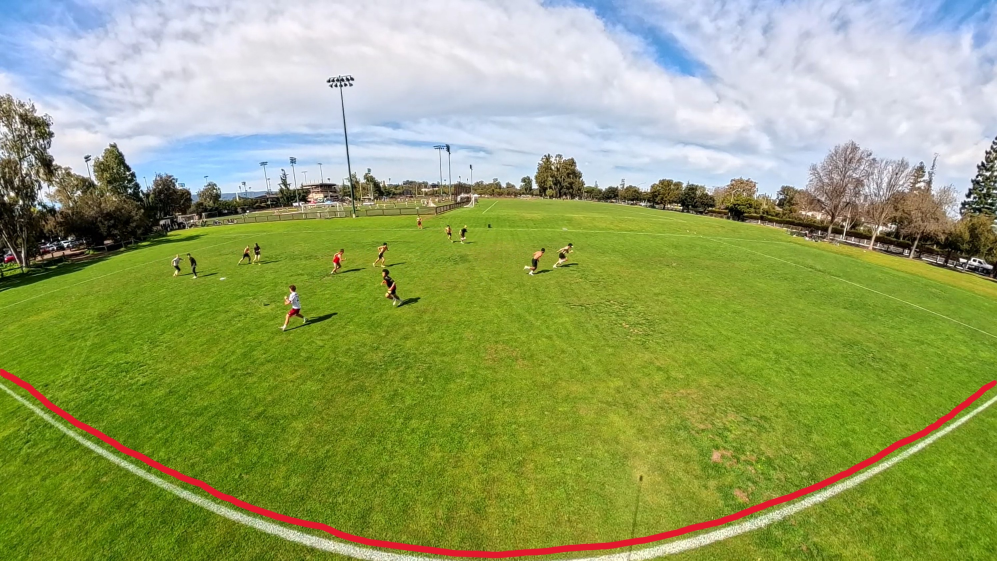
#> input picture marked.jpg, 2991 x 1682 px (shown at 1/3 size)
$ python tune_distortion.py ../marked.jpg
#> lines starting #> are read from the running program, lines starting #| are printed output that depends on the picture
### src/lens_distortion.py
"""
Lens distortion correction using OpenCV's fisheye model.

This camera uses a wide-angle fisheye lens. Parameters were determined
manually via tune_distortion.py by verifying that the field boundary line
becomes straight after undistortion.

Saved params (data/distortion_params.json):
    model : "fisheye"
    fx    : fisheye focal length in pixels (~1200 for this camera)
    cx/cy : principal point (image centre)
    k1-k4 : fisheye distortion coefficients (k1=-0.05 corrects this lens)
"""

import json
from pathlib import Path

import cv2
import numpy as np


# ---------------------------------------------------------------------------
# Core API
# ---------------------------------------------------------------------------

def build_camera_matrix(params: dict) -> tuple[np.ndarray, np.ndarray]:
    """
    Return (K, D) from a params dict.

    K : 3×3 camera intrinsics matrix
    D : (4,) fisheye distortion coefficients [k1, k2, k3, k4]
    """
    K = np.array([
        [params["fx"], 0,            params["cx"]],
        [0,            params["fx"], params["cy"]],
        [0,            0,            1           ],
    ], dtype=np.float64)
    D = np.array(
        [params.get("k1", 0.0), params.get("k2", 0.0),
         params.get("k3", 0.0), params.get("k4", 0.0)],
        dtype=np.float64,
    )
    return K, D


def _output_camera_matrix(params: dict, out_fx: float | None = None) -> np.ndarray:
    """
    Build the output (rectilinear) camera matrix for undistortion.

    out_fx controls the output zoom level.  Checked in order:
      1. explicit out_fx argument
      2. params["out_fx"] if present
      3. params["fx"] (no zoom change at centre)
    Smaller out_fx = wider field of view.
    """
    fx = out_fx if out_fx is not None else params.get("out_fx", params["fx"])
    return np.array([
        [fx, 0,  params["cx"]],
        [0,  fx, params["cy"]],
        [0,  0,  1           ],
    ], dtype=np.float64)


def undistort_image(
    image: np.ndarray,
    params: dict,
    out_fx: float | None = None,
) -> np.ndarray:
    """
    Undistort an image using the fisheye model.

    out_fx : focal length of the output rectilinear camera.
             Smaller = wider field of view (more black border but keeps edges).
             Defaults to params["fx"] (no zoom change at centre).
    """
    K, D = build_camera_matrix(params)
    Knew = _output_camera_matrix(params, out_fx)
    return cv2.fisheye.undistortImage(image, K, D, Knew=Knew)


# [24 lines left out: functions undistort_points, save_params, not called in this run]


def load_params(path: str | Path) -> dict:
    with open(path) as f:
        return json.load(f)

### src/tune_distortion.py
"""
Manual fisheye distortion parameter tuning via visual sweep.

Generates a grid of undistorted images across a range of (k1, fx) values
so you can pick the best one visually, then saves the chosen parameters.

Usage:
    python src/tune_distortion.py <reference_image>

Then inspect data/distortion_sweep/ and run again with --k1 and --fx
to fine-tune and save.
"""

import argparse
import json
from pathlib import Path

import cv2
import numpy as np

from lens_distortion import build_camera_matrix, _output_camera_matrix, undistort_image


def undistort_with_params(image: np.ndarray, k1: float, fx: float,
                          cx: float | None = None, cy: float | None = None,
                          out_fx: float | None = None) -> np.ndarray:
    h, w = image.shape[:2]
    if cx is None:
        cx = w / 2.0
    if cy is None:
        cy = h / 2.0
    params = {"fx": fx, "cx": cx, "cy": cy, "k1": k1, "k2": 0.0, "k3": 0.0, "k4": 0.0}
    return undistort_image(image, params, out_fx=out_fx)


def run_sweep(image_path: str, output_dir: str = "data/distortion_sweep") -> None:
#> called with image_path = '../marked.jpg', output_dir = 'data/distortion_sweep'
    img = cv2.imread(image_path)
#> img is the input picture: shape (1682, 2991, 3); mean B, G, R 102.1, 162.1, 148
    if img is None:
        raise FileNotFoundError(f"Cannot load image: {image_path}")

    h, w = img.shape[:2]
#> h = 1682; w = 2991
    out = Path(output_dir)
    out.mkdir(parents=True, exist_ok=True)

    k1_values = [-0.4, -0.3, -0.2, -0.1, -0.05, 0.0, 0.05, 0.1]
    fx_values = [700, 900, 1100, 1300, 1500]

    print(f"Generating sweep: {len(k1_values)} k1 × {len(fx_values)} fx values")
    print(f"Output: {out}/")

    for fx in fx_values:
        row_imgs = []
        for k1 in k1_values:
            undist = undistort_with_params(img, k1=k1, fx=fx, out_fx=600)
            thumb_h = 400
            scale = thumb_h / undist.shape[0]
            thumb_w = int(undist.shape[1] * scale)
            thumb = cv2.resize(undist, (thumb_w, thumb_h))
            label = f"fx={fx} k1={k1:.2f}"
            cv2.putText(thumb, label, (10, 30), cv2.FONT_HERSHEY_SIMPLEX,
                        0.7, (0, 0, 255), 2)
            row_imgs.append(thumb)

        row = np.hstack(row_imgs)
        fname = out / f"sweep_fx{fx}.jpg"
        cv2.imwrite(str(fname), row)
        print(f"  Saved {fname.name}")
#> this loop made 5 passes
#> pass 1, in run_sweep, `row = np.hstack(row_imgs)`:
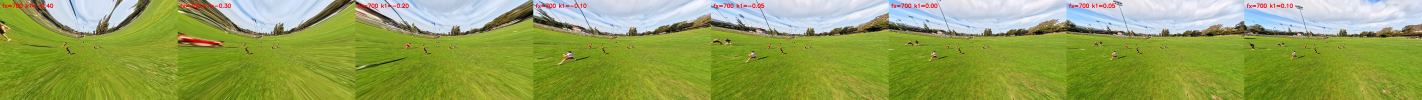
#> row: shape (400, 5688, 3) (shown at 1/4 size); mean of channels 0, 1, 2 85.2, 161.7, 145.5; drawn as B, G, R
#> pass 2, in run_sweep, `row = np.hstack(row_imgs)`:
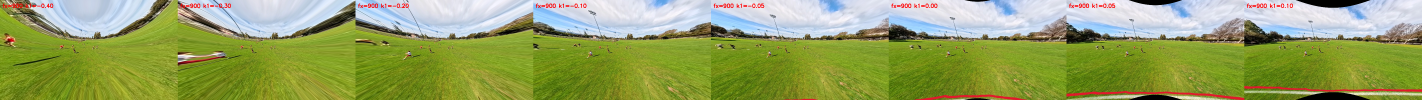
#> row: shape (400, 5688, 3) (shown at 1/4 size); mean of channels 0, 1, 2 96, 161.4, 147.4; drawn as B, G, R
#> pass 3, in run_sweep, `row = np.hstack(row_imgs)`:
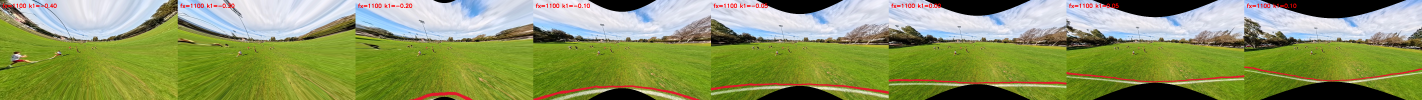
#> row: shape (400, 5688, 3) (shown at 1/4 size); mean of channels 0, 1, 2 93.6, 149.6, 138; drawn as B, G, R
#> after the loop:
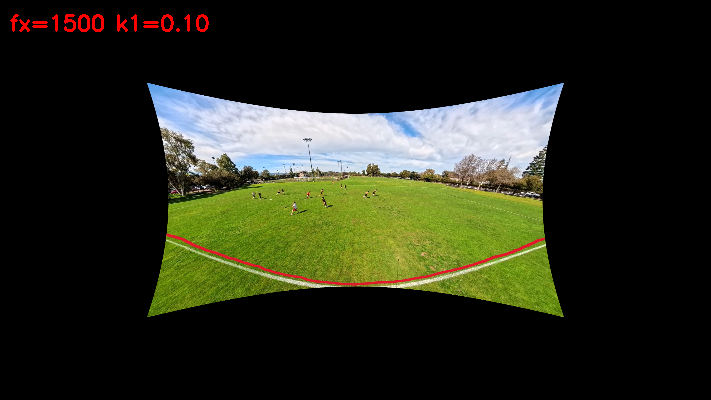
#> thumb: shape (400, 711, 3); mean B, G, R 27.4, 42.3, 39.5

    print("\nInspect the sweep images and pick (k1, fx) that makes field lines straightest.")
    print("Then run:  python src/tune_distortion.py <image> --k1 <val> --fx <val> --save")


def save_params(image_path: str, k1: float, fx: float,
                target_w: int, target_h: int,
                out_fx_ref: float = 600.0,
                out_path: str = "data/distortion_params.json") -> None:
    """
    Save distortion params scaled to the target video resolution.

    fx and out_fx are chosen visually on the reference image (image_path), but
    since focal length is in pixels it must scale with image width. This function
    converts both values from the reference image's pixel space to the target
    video frame's pixel space so they are ready for use on video frames.
    """
    img = cv2.imread(image_path)
    if img is None:
        raise FileNotFoundError(f"Cannot load image: {image_path}")

    ref_h, ref_w = img.shape[:2]
    scale = target_w / ref_w
    fx_scaled = round(fx * scale, 4)
    out_fx_scaled = round(out_fx_ref * scale, 4)

    params = {
        "model": "fisheye",
        "k1": k1, "k2": 0.0, "k3": 0.0, "k4": 0.0,
        "fx": fx_scaled,
        "cx": target_w / 2.0, "cy": target_h / 2.0,
        "out_fx": out_fx_scaled,
    }

    Path(out_path).parent.mkdir(parents=True, exist_ok=True)
    with open(out_path, "w") as f:
        json.dump(params, f, indent=2)
    print(f"Reference image : {ref_w}x{ref_h}, fx={fx}, out_fx={out_fx_ref}")
    print(f"Target video    : {target_w}x{target_h}, scale={scale:.4f}")
    print(f"Scaled params   : fx={fx_scaled}, out_fx={out_fx_scaled}")
    print(f"Saved to {out_path}")


if __name__ == "__main__":
    parser = argparse.ArgumentParser(description="Manual fisheye distortion tuning.")
    parser.add_argument("image", help="Reference image path")
    parser.add_argument("--k1", type=float, default=None, help="k1 to use (run sweep first if omitted)")
    parser.add_argument("--fx", type=int, default=None, help="fisheye focal length in pixels (in reference image space)")
    parser.add_argument("--target-w", type=int, required=False, default=1920, help="target video width in pixels")
    parser.add_argument("--target-h", type=int, required=False, default=1080, help="target video height in pixels")
    parser.add_argument("--out-fx", type=float, default=600.0, help="output focal length used during sweep (default 600)")
    parser.add_argument("--output", default="data/distortion_params.json", help="params output path")
    args = parser.parse_args()

    if args.k1 is not None and args.fx is not None:
        save_params(args.image, k1=args.k1, fx=args.fx,
                    target_w=args.target_w, target_h=args.target_h,
                    out_fx_ref=args.out_fx, out_path=args.output)
    else:
        run_sweep(args.image)
